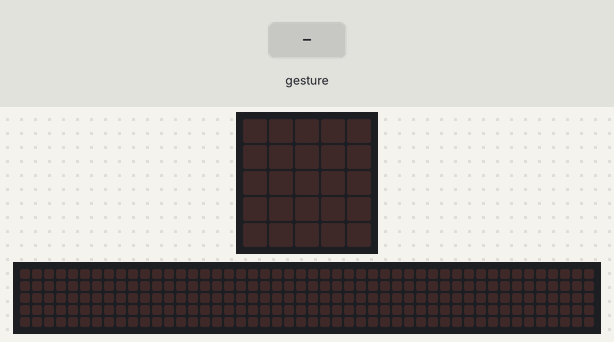
Bench run of a program on a simulated BBC micro:bit (MakeCode). Shown: the board's 5×5 LED display, a strip that is not on the board, showing the scrolling text unrolled. Inputs (shaded band) come from the test bench. Random numbers come from a fixed seed; a tilt is held for 1.5 s and a shake lasts 1 s, then the board lies face up again; the 48×5 strip is a reading aid, not a part: it shows the text the display is scrolling, unrolled, one strip-width of it at a time.

Above: at 1.2 s.
1.3 s: gesture 'shake'
At 1.57 s:
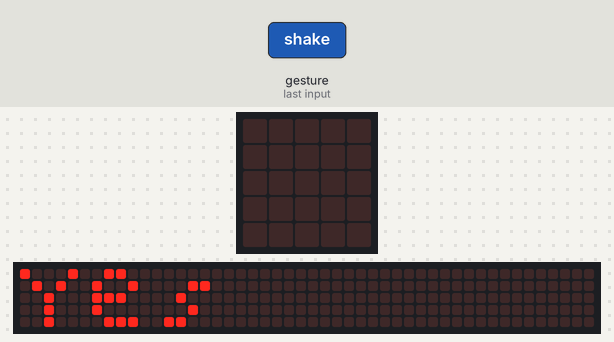
At 2.02 s:
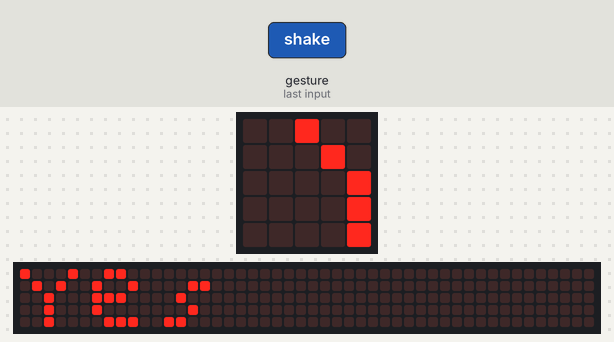
4.3 s: gesture 'shake'
7.3 s: gesture 'shake'
At 11.19 s:
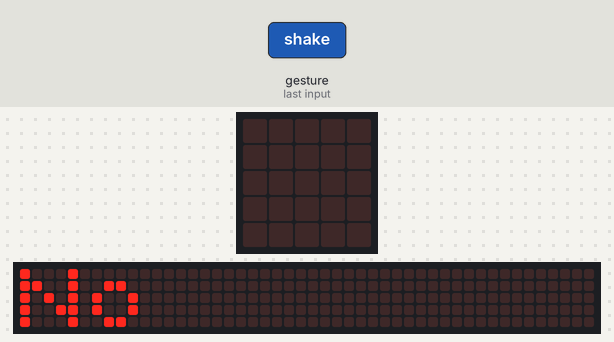

The program:

main.ts
```typescript
input.onGesture(Gesture.Shake, function () {
    basic.clearScreen()
    count = randint(1, 2)
})
let count = 0
count = 0
basic.forever(function () {
    if (count == 1) {
        basic.showString("Yes")
    }
    if (count == 2) {
        basic.showString("No")
    }
})
```

test.ts
```typescript
// здесь помещаются тесты; они не будут скомпилированы, пока пакет используется в качестве расширения.
```

Measured:
- after the input at 1.3 s, the display: changes after 0.20 s (image 1)
- what the display in image 3 shows lasts 0.4 s, from 11.0 s to 11.4 s
